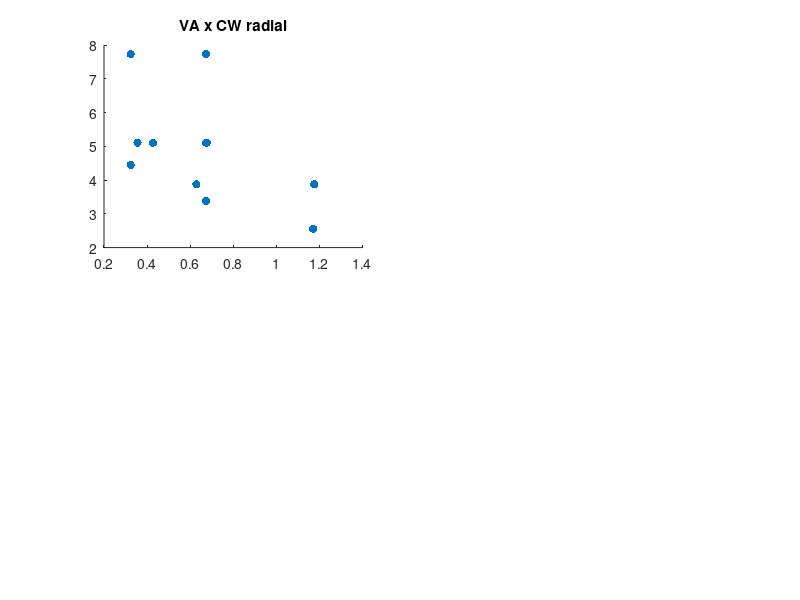

Recreate this plot in MATLAB. (Note: this script raises an error after producing the figure.)
%FLAP VSS Analysis
%VA		Acc
%		RT
%Crowding	radial	Acc
%		RT
%	tangential	Acc
%		RT
%Attention	short	Acc
%		RT
%	long	Acc
%		RT

% Overall scores
% VA
% cw_rad
% cw_tan
% attshortCueRT
% attshortUncueRT
% attshortCueperc
% attshortUncuePerc
% attlongCueRT
% attlongUncueRT
% attlongCueperc
% attlongUncuePerc
close all
clear all

load FLAP_pilot.mat


thePRLs=[thePRLs(7:12,:);
    thePRLs(15:16,:); 
    thePRLs(19:20,:); 
    thePRLs(1:6,:); 
    thePRLs(13:14,:); 
    thePRLs(17:18,:); 
    thePRLs(21:22,:)]
thePRLs=-thePRLs;

VA_ovr=overall_score(1,:);

CW_rad_ovr=overall_score(2,:);
CW_tan_ovr=overall_score(3,:);
short_cueRT=overall_score(4,:)-overall_score(5,:);
short_cueAC=overall_score(6,:)-overall_score(7,:);
long_cueRT=overall_score(8,:)-overall_score(9,:);
long_cueAC=overall_score(10,:)-overall_score(11,:);


VA_acc=FLAP_pilot(1:10:end,:);
VA_RT=FLAP_pilot(2:10:end,:);
CW_rad_acc=FLAP_pilot(3:10:end,:);
CW_rad_RT=FLAP_pilot(4:10:end,:);
CW_tan_acc=FLAP_pilot(5:10:end,:);
CW_tan_RT=FLAP_pilot(6:10:end,:);
Att_short_acc=FLAP_pilot(7:10:end,:);
Att_short_RT=FLAP_pilot(8:10:end,:);
Att_long_acc=FLAP_pilot(9:10:end,:);
Att_long_RT=FLAP_pilot(10:10:end,:);

totVA_acc=VA_acc(:);
totCW_rad_acc=CW_rad_acc(:);
totCW_tan_acc=CW_tan_acc(:);


% [r,p]=corrcoef(totVA_acc,totCW_rad_acc)
% [r,p]=corrcoef(totVA_acc,totCW_tan_acc)
% 
% [r,p]=corrcoef(totCW_tan_acc,totCW_rad_acc)
% 
% dedata=[totCW_tan_acc,totCW_rad_acc,totVA_acc];
% [r,p]=corrcoef(dedata)


%% non-PRL specific analysis
figure
subplot(2,2,1)
scatter(VA_ovr,CW_rad_ovr, 'filled')
title('VA x CW radial')
h1 = lsline;
h1.Color = 'r';
[r,p]=corrcoef(VA_ovr,CW_rad_ovr);
erre=num2str(r(2));
pp=num2str(p(2));
hold on
text(max(VA_ovr)*0.8,max(CW_rad_ovr)*0.8, ['R = ' erre(1:5)] ) ;
text(max(VA_ovr)*0.8,max(CW_rad_ovr)*0.75, ['p = ' pp(1:5)] ) ;

xlabel('VA dva')
ylabel('CW radial dva')

subplot(2,2,2)
scatter(VA_ovr,CW_tan_ovr, 'filled')
title('VA x CW tangential')
h1 = lsline;
h1.Color = 'r';
[r,p]=corrcoef(VA_ovr,CW_tan_ovr);
erre=num2str(r(2));
pp=num2str(p(2));
hold on
text(max(VA_ovr)*0.8,max(CW_tan_ovr)*0.8, ['R = ' erre(1:5)] ) ;
text(max(VA_ovr)*0.8,max(CW_tan_ovr)*0.75, ['p = ' pp(1:5)] ) ;
xlabel('VA dva')
ylabel('CW tangential dva')

subplot(2,2,3)
scatter(CW_rad_ovr,CW_tan_ovr, 'filled')
title('CW radial x CW tangential')
h1 = lsline;
h1.Color = 'r';
[r,p]=corrcoef(CW_rad_ovr,CW_tan_ovr);
erre=num2str(r(2));
pp=num2str(p(2));
hold on
text(max(CW_rad_ovr)*0.8,max(CW_tan_ovr)*0.8, ['R = ' erre(1:5)] ) ;
%text(max(CW_rad_ovr)*0.8,max(CW_tan_ovr)*0.7, ['p = ' pp(1:5)] ) ;
text(max(CW_rad_ovr)*0.8,max(CW_tan_ovr)*0.7, 'p < 0.001 ' ) ;

xlabel('CW radial dva')
ylabel('CW tangential dva')

print('Flap pilot VAxCrowding', '-dpng', '-r300'); %<-Save as PNG with 300 DPI


figure
subplot(2,2,3)
scatter(VA_ovr,short_cueRT, 'filled')
title('VA x short cue RT')
h1 = lsline;
h1.Color = 'r';
[r,p]=corrcoef(VA_ovr,short_cueRT);
erre=num2str(r(2));
pp=num2str(p(2));
hold on
text(max(VA_ovr)*0.8,max(short_cueRT)*0.8, ['R = ' erre(1:5)] ) ;
text(max(VA_ovr)*0.8,max(short_cueRT)*0.6, ['p = ' pp(1:5)] ) ;

xlabel('VA dva')
ylabel('Att RT (cued-uncued)')

subplot(2,2,4)
scatter(VA_ovr,long_cueRT, 'filled')
title('VA x long cue RT')
h1 = lsline;
h1.Color = 'r';
[r,p]=corrcoef(VA_ovr,long_cueRT);
erre=num2str(r(2));
pp=num2str(p(2));
hold on
text(max(VA_ovr)*0.8,max(long_cueRT)*0.8, ['R = ' erre(1:5)] ) ;
text(max(VA_ovr)*0.8,max(long_cueRT)*0.6, ['p = ' pp(1:5)] ) ;

xlabel('VA dva')
ylabel('Att RT (cued-uncued)')

subplot(2,2,1)
scatter(VA_ovr,short_cueAC, 'filled')
title('VA x short cue accuracy')
h1 = lsline;
h1.Color = 'r';
[r,p]=corrcoef(VA_ovr,short_cueAC);
erre=num2str(r(2));
pp=num2str(p(2));
hold on
text(max(VA_ovr)*0.8,max(short_cueAC)*0.8, ['R = ' erre(1:5)] ) ;
text(max(VA_ovr)*0.8,max(short_cueAC)*0.7, ['p = ' pp(1:5)] ) ;
%xlim([0 1])

xlabel('VA dva')
ylabel('Att accuracy (uncued-cued)')

subplot(2,2,2)
scatter(VA_ovr,long_cueAC, 'filled')
title('VA x long cue accuracy')
h1 = lsline;
h1.Color = 'r';
[r,p]=corrcoef(VA_ovr,long_cueAC);
erre=num2str(r(2));
pp=num2str(p(2));
hold on
text(max(VA_ovr)*0.8,max(long_cueAC)*0.8, ['R = ' erre(1:5)] ) ;
text(max(VA_ovr)*0.8,max(long_cueAC)*0.6, ['p = ' pp(1:5)] ) ;
%xlim([0 1])
xlabel('VA dva')
ylabel('Att accuracy (uncued-cued)')

print('Flap pilot VA-att', '-dpng', '-r300'); %<-Save as PNG with 300 DPI


figure
subplot(2,2,3)
scatter(CW_rad_ovr,short_cueRT, 'filled')
title('CW rad x short cue RT')
h1 = lsline;
h1.Color = 'r';
[r,p]=corrcoef(CW_rad_ovr,short_cueRT);
erre=num2str(r(2));
pp=num2str(p(2));
hold on
text(max(CW_rad_ovr)*0.8,max(short_cueRT)*0.8, ['R = ' erre(1:5)] ) ;
text(max(CW_rad_ovr)*0.8,max(short_cueRT)*0.6, ['p = ' pp(1:5)] ) ;

xlabel('CW radial dva')
ylabel('Att RT (cued-uncued)')

subplot(2,2,4)
scatter(CW_rad_ovr,long_cueRT, 'filled')
title('CW rad x long cue RT')
h1 = lsline;
h1.Color = 'r';
[r,p]=corrcoef(CW_rad_ovr,long_cueRT);
erre=num2str(r(2));
pp=num2str(p(2));
hold on
text(max(CW_rad_ovr)*0.8,max(long_cueRT)*0.8, ['R = ' erre(1:5)] ) ;
text(max(CW_rad_ovr)*0.8,max(long_cueRT)*0.6, ['p = ' pp(1:5)] ) ;

xlabel('CW radial dva')
ylabel('Att RT (cued-uncued)')

subplot(2,2,1)
scatter(CW_rad_ovr,short_cueAC, 'filled')
title('CW rad x short cue accuracy')
h1 = lsline;
h1.Color = 'r';
[r,p]=corrcoef(CW_rad_ovr,short_cueAC);
erre=num2str(r(2));
pp=num2str(p(2));
hold on
text(max(CW_rad_ovr)*0.8,max(short_cueAC)*0.8, ['R = ' erre(1:5)] ) ;
text(max(CW_rad_ovr)*0.8,max(short_cueAC)*0.7, ['p = ' pp(1:5)] ) ;
%xlim([0 1])

xlabel('CW radial dva')
ylabel('Att accuracy (uncued-cued)')

subplot(2,2,2)
scatter(CW_rad_ovr,long_cueAC, 'filled')
title('CW rad x long cue accuracy')
h1 = lsline;
h1.Color = 'r';
[r,p]=corrcoef(CW_rad_ovr,long_cueAC);
erre=num2str(r(2));
pp=num2str(p(2));
hold on
text(max(CW_rad_ovr)*0.8,max(long_cueAC)*0.8, ['R = ' erre(1:5)] ) ;
text(max(CW_rad_ovr)*0.8,max(long_cueAC)*0.6, ['p = ' pp(1:5)] ) ;
%xlim([0 1])
xlabel('CW radial dva')
ylabel('Att accuracy (uncued-cued)')

print('Flap pilot CW rad-att', '-dpng', '-r300'); %<-Save as PNG with 300 DPI



figure
subplot(2,2,3)
scatter(CW_tan_ovr,short_cueRT, 'filled')
title('CW tan x short cue RT')
h1 = lsline;
h1.Color = 'r';
[r,p]=corrcoef(CW_tan_ovr,short_cueRT);
erre=num2str(r(2));
pp=num2str(p(2));
hold on
text(max(CW_tan_ovr)*0.8,max(short_cueRT)*0.8, ['R = ' erre(1:5)] ) ;
text(max(CW_tan_ovr)*0.8,max(short_cueRT)*0.6, ['p = ' pp(1:5)] ) ;

xlabel('CW tangential dva')
ylabel('Att RT (cued-uncued)')

subplot(2,2,4)
scatter(CW_tan_ovr,long_cueRT, 'filled')
title('CW tan x long cue RT')
h1 = lsline;
h1.Color = 'r';
[r,p]=corrcoef(CW_tan_ovr,long_cueRT);
erre=num2str(r(2));
pp=num2str(p(2));
hold on
text(max(CW_tan_ovr)*0.8,max(long_cueRT)*0.8, ['R = ' erre(1:5)] ) ;
text(max(CW_tan_ovr)*0.8,max(long_cueRT)*0.6, ['p = ' pp(1:5)] ) ;

xlabel('CW tangential dva')
ylabel('Att RT (cued-uncued)')

subplot(2,2,1)
scatter(CW_tan_ovr,short_cueAC, 'filled')
title('CW tan x short cue accuracy')
h1 = lsline;
h1.Color = 'r';
[r,p]=corrcoef(CW_tan_ovr,short_cueAC);
erre=num2str(r(2));
pp=num2str(p(2));
hold on
text(max(CW_tan_ovr)*0.8,max(short_cueAC)*0.8, ['R = ' erre(1:5)] ) ;
text(max(CW_tan_ovr)*0.8,max(short_cueAC)*0.7, ['p = ' pp(1:5)] ) ;
%xlim([0 1])

xlabel('CW tangential dva')
ylabel('Att accuracy (uncued-cued)')

subplot(2,2,2)
scatter(CW_tan_ovr,long_cueAC, 'filled')
title('CW rad x long cue accuracy')
h1 = lsline;
h1.Color = 'r';
[r,p]=corrcoef(CW_tan_ovr,long_cueAC);
erre=num2str(r(2));
pp=num2str(p(2));
hold on
text(max(CW_tan_ovr)*0.8,max(long_cueAC)*0.8, ['R = ' erre(1:5)] ) ;
text(max(CW_tan_ovr)*0.8,max(long_cueAC)*0.6, ['p = ' pp(1:5)] ) ;
%xlim([0 1])
xlabel('CW tangential dva')
ylabel('Att accuracy (uncued-cued)')

print('Flap pilot CW tan-att', '-dpng', '-r300'); %<-Save as PNG with 300 DPI



crowding_ratio=CW_tan_ovr./CW_rad_ovr;

figure
subplot(2,2,3)

scatter(crowding_ratio,short_cueRT, 'filled')
title('CW ratio x short cue RT')
h1 = lsline;
h1.Color = 'r';
[r,p]=corrcoef(crowding_ratio,short_cueRT);
erre=num2str(r(2));
pp=num2str(p(2));
hold on
text(max(crowding_ratio)*0.8,max(short_cueRT)*0.8, ['R = ' erre(1:5)] ) ;
text(max(crowding_ratio)*0.8,max(short_cueRT)*0.6, ['p = ' pp(1:5)] ) ;

xlabel('CW ratio dva')
ylabel('Att RT (cued-uncued)')

subplot(2,2,4)
scatter(crowding_ratio,long_cueRT, 'filled')
title('CW ratio x long cue RT')
h1 = lsline;
h1.Color = 'r';
[r,p]=corrcoef(crowding_ratio,long_cueRT);
erre=num2str(r(2));
pp=num2str(p(2));
hold on
text(max(crowding_ratio)*0.8,max(long_cueRT)*0.8, ['R = ' erre(1:5)] ) ;
text(max(crowding_ratio)*0.8,max(long_cueRT)*0.6, ['p = ' pp(1:5)] ) ;

xlabel('CW ratio dva')
ylabel('Att RT (cued-uncued)')

subplot(2,2,1)
scatter(crowding_ratio,short_cueAC, 'filled')
title('CW ratio x short cue accuracy')
h1 = lsline;
h1.Color = 'r';
[r,p]=corrcoef(crowding_ratio,short_cueAC);
erre=num2str(r(2));
pp=num2str(p(2));
hold on
text(max(crowding_ratio)*0.8,max(short_cueAC)*0.8, ['R = ' erre(1:5)] ) ;
text(max(crowding_ratio)*0.8,max(short_cueAC)*0.7, ['p = ' pp(1:5)] ) ;
%xlim([0 1])

xlabel('CW ratio dva')
ylabel('Att accuracy (uncued-cued)')

subplot(2,2,2)
scatter(crowding_ratio,long_cueAC, 'filled')
title('CW ratio x long cue accuracy')
h1 = lsline;
h1.Color = 'r';
[r,p]=corrcoef(crowding_ratio,long_cueAC);
erre=num2str(r(2));
pp=num2str(p(2));
hold on
text(max(crowding_ratio)*0.8,max(long_cueAC)*0.8, ['R = ' erre(1:5)] ) ;
text(max(crowding_ratio)*0.8,max(long_cueAC)*0.6, ['p = ' pp(1:5)] ) ;
%xlim([0 1])
xlabel('CW ratio dva')
ylabel('Att accuracy (uncued-cued)')

print('Flap pilot CW ratio x Att', '-dpng', '-r300'); %<-Save as PNG with 300 DPI


crowding_area=CW_tan_ovr.*CW_rad_ovr.*pi;


figure
subplot(2,2,3)

scatter(crowding_area,short_cueRT, 'filled')
title('CW area x short cue RT')
h1 = lsline;
h1.Color = 'r';
[r,p]=corrcoef(crowding_area,short_cueRT);
erre=num2str(r(2));
pp=num2str(p(2));
hold on
text(max(crowding_area)*0.8,max(short_cueRT)*0.8, ['R = ' erre(1:5)] ) ;
text(max(crowding_area)*0.8,max(short_cueRT)*0.6, ['p = ' pp(1:5)] ) ;

xlabel('CW area dva')
ylabel('Att RT (cued-uncued)')

subplot(2,2,4)
scatter(crowding_area,long_cueRT, 'filled')
title('CW area x long cue RT')
h1 = lsline;
h1.Color = 'r';
[r,p]=corrcoef(crowding_area,long_cueRT);
erre=num2str(r(2));
pp=num2str(p(2));
hold on
text(max(crowding_area)*0.8,max(long_cueRT)*0.8, ['R = ' erre(1:5)] ) ;
text(max(crowding_area)*0.8,max(long_cueRT)*0.6, ['p = ' pp(1:5)] ) ;

xlabel('CW area dva')
ylabel('Att RT (cued-uncued)')

subplot(2,2,1)
scatter(crowding_area,short_cueAC, 'filled')
title('CW area x short cue accuracy')
h1 = lsline;
h1.Color = 'r';
[r,p]=corrcoef(crowding_area,short_cueAC);
erre=num2str(r(2));
pp=num2str(p(2));
hold on
text(max(crowding_area)*0.8,max(short_cueAC)*0.8, ['R = ' erre(1:5)] ) ;
text(max(crowding_area)*0.8,max(short_cueAC)*0.7, ['p = ' pp(1:5)] ) ;
%xlim([0 1])

xlabel('CW area dva')
ylabel('Att accuracy (cue-uncue)')

subplot(2,2,2)
scatter(crowding_area,long_cueAC, 'filled')
title('CW area x long cue accuracy')
h1 = lsline;
h1.Color = 'r';
[r,p]=corrcoef(crowding_area,long_cueAC);
erre=num2str(r(2));
pp=num2str(p(2));
hold on
text(max(crowding_area)*0.8,max(long_cueAC)*0.8, ['R = ' erre(1:5)] ) ;
text(max(crowding_area)*0.8,max(long_cueAC)*0.6, ['p = ' pp(1:5)] ) ;
%xlim([0 1])
xlabel('CW area dva')
ylabel('Att accuracy (cue-uncue)')

print('Flap pilot CW area x Att', '-dpng', '-r300'); %<-Save as PNG with 300 DPI


figure
%subplot(2,1,1)
scatter(VA_ovr, crowding_ratio, 'filled')
title('VA x CW ratio')
h1 = lsline;
h1.Color = 'r';
[r,p]=corrcoef(VA_ovr, crowding_ratio);
erre=num2str(r(2));
pp=num2str(p(2));
hold on
text(max(VA_ovr)*0.8,max(crowding_ratio)*0.8, ['R = ' erre(1:5)] ) ;
text(max(VA_ovr)*0.8,max(crowding_ratio)*0.6, ['p = ' pp(1:5)] ) ;
%xlim([0 1])
ylabel('CW ratio dva')
xlabel('VA dva')

print('Flap pilot CW ratio x VA', '-dpng', '-r300'); %<-Save as PNG with 300 DPI


figure
%subplot(2,1,1)
scatter(VA_ovr, crowding_area, 'filled')
title('VA x CW area')
h1 = lsline;
h1.Color = 'r';
[r,p]=corrcoef(VA_ovr, crowding_area);
erre=num2str(r(2));
pp=num2str(p(2));
hold on
text(max(VA_ovr)*0.8,max(crowding_area)*0.8, ['R = ' erre(1:5)] ) ;
text(max(VA_ovr)*0.8,max(crowding_area)*0.6, ['p = ' pp(1:5)] ) ;
%xlim([0 1])
ylabel('CW area dva')
xlabel('VA dva')

print('Flap pilot CW area x VA', '-dpng', '-r300'); %<-Save as PNG with 300 DPI


average_VA=mean(overall_score(1,:));
Average_CW_rad=mean(overall_score(2,:));
Average_CW_tan=mean(overall_score(3,:));



%% PRL-specific analysis

%VA
%figure
figure
subplot(2,1,1)
boxplot(VA_acc)
title ('VA accuracy x PRL')
xlabel('PRL')
ylabel('VA % acc')

subplot(2,1,2)
boxplot(VA_RT)
title ('VA RT x PRL')
xlabel('PRL')
ylabel('VA RT')


print('Flap pilot VA_PRL', '-dpng', '-r300'); %<-Save as PNG with 300 DPI

%CW
figure
subplot(2,2,1)
boxplot(CW_rad_acc)
title ('CW radial accuracy x PRL')
xlabel('PRL')
ylabel('CW radial % acc')

subplot(2,2,2)
boxplot(CW_tan_acc)
title ('CW tangential accuracy x PRL')
xlabel('PRL')
ylabel('CW tan % acc')

subplot(2,2,3)
boxplot(CW_rad_RT)
title ('CW radial RT x PRL')
xlabel('PRL')
ylabel('CW radial RT')

subplot(2,2,4)
boxplot(CW_tan_RT)
title ('CW tangential RT x PRL')
xlabel('PRL')
ylabel('CW tangential RT')


print('Flap pilot CW_PRL', '-dpng', '-r300'); %<-Save as PNG with 300 DPI


%Att
figure
subplot(2,2,1)
boxplot(Att_short_acc)
title ('Att short cue acc x PRL')
xlabel('PRL')
ylabel('cue-uncue % acc')

subplot(2,2,2)
boxplot(Att_long_acc)
title ('Att long cue acc x PRL')
xlabel('PRL')
ylabel('cue-uncue % acc')

subplot(2,2,3)
boxplot(Att_short_RT)
title ('Att short cue RT x PRL')
xlabel('PRL')
ylabel('RT (cue-uncue)')

subplot(2,2,4)
boxplot(Att_long_RT)
title ('Att long cue RT x PRL')
xlabel('PRL')
ylabel('RT (cue-uncue)')


print('Flap pilot Att_PRL', '-dpng', '-r300'); %<-Save as PNG with 300 DPI

